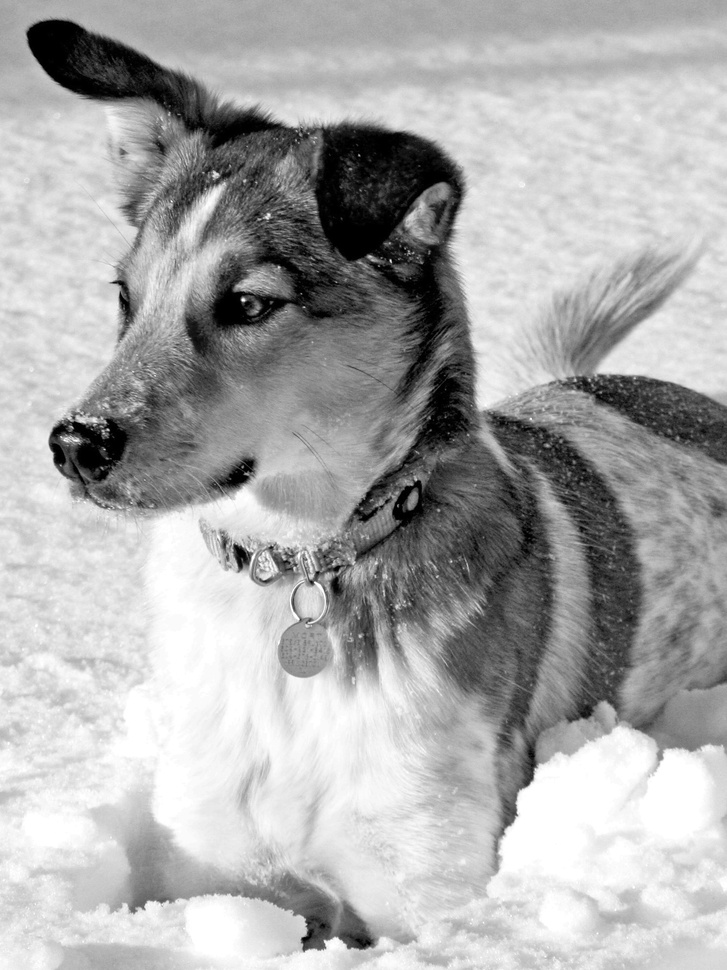
#> input picture data/dog.jpg, 727 x 970 px, shrunk from 1500 x 2000 before the run
$ jupyter execute chapter_1_SVD.ipynb
#> lines starting #> are read from the running program, lines starting #| are printed output that depends on the picture
[cell 1]
import numpy as np

* Unitary Matrix: A unitary matrix is a square matrix of complex numbers, whose inverse is equal to its conjugate transpose. Alternatively, the product of the unitary matrix and the conjugate transpose of a unitary matrix is equal to the identity matrix. This also means the conjugate transpose is same as its inverse.
* Non-Singular Matrix:The determinant of a non singular matrix is a a non zero value. For a square matrix A = [abcd]
, the condition of it being a non singular matrix is|A| =ad - bc ≠ 0.
* Invertible Matrix: The matrix whose inverse matrix can be computed, is called an invertible matrix. The inverse of a matrix A is A-1 = Adj A/|A|.
* Conjugate Matrix: The conjugate matrix of a given matrix is obtained by replacing the corresponding elements of the given matrix, with their complex conjugates.
* Transpose Matrix: The transpose of a matrix A is represented as AT, and the transpose of a matrix is obtained by changing the rows into columns and columns into rows for a given matrix.
* Orthogonal Matrix: If the product of a matrix and its transpose is an identity matrix, then it is called an orthogonal matrix. A.AT = I.
* Hermitian Matrix: A hermitian matrix is a square matrix, which is equal to its conjugate transpose matrix. The non-diagonal elements of a hermitian matrix are all complex numbers. A=¯AT
.

Unitary Matrix
https://www.cuemath.com/algebra/unitary-matrix/

[cell 2]
A = np.array([
  [1/np.sqrt(2), 1/np.sqrt(2)],
  [1j/np.sqrt(2), -1j/np.sqrt(2)]
  ])

A_conjugate = np.conjugate(A)
A_conjugate.T @ A

Computing SVD

[cell 3]
import numpy as np

X = np.random.rand(5, 3) # Create random data matrix
U, S, V = np.linalg.svd(X, full_matrices=True) # Full SVD
Uhat, Shat, Vhat = np.linalg.svd(X, full_matrices=False) # Economy SVD

Frobenius Norm

The Frobenius norm is a matrix norm of an m x n matrix A, defined as the square of the sum of the absolute squares of its elements.
* https://mathworld.wolfram.com/FrobeniusNorm.html
* https://numpy.org/doc/stable/reference/generated/numpy.linalg.norm.html

[cell 4]
A = np.array([[1, 2], [3, 4]])
frobenius_norm = np.linalg.norm(A, 'fro')
frobenius_norm

Dyadic (Outer Product)
* https://math.fandom.com/wiki/Dyadic
* https://numpy.org/doc/stable/reference/generated/numpy.outer.html

The outer product of two column vectors A and B is A @ B.T

[cell 5]
import numpy as np

A = np.array(['a', 'b', 'c'], dtype=object)
B = np.array([1, 2, 3])
outer = np.outer(A, B)
outer

Dyadic Sum

[cell 6]
import numpy as np

A = np.array([[1, 2], [3, 4]], dtype=object)
B = np.array([[5, 6], [7, 8]])
Diag = np.array([[2, 0], [0, 3]])
A @ Diag @ B

[cell 7]
dyadic_sum = 2 * np.outer(A[:, 0], B.T[:, 0]) + 3 * np.outer(A[:, 1], B.T[:, 1])
dyadic_sum

[cell 8]
import cv2
import matplotlib.pyplot as plt

A = cv2.imread("./data/dog.jpg") # BGR
#> A is the input picture: shape (970, 727, 3); min 0, max 255, mean 171
X = cv2.cvtColor(A, cv2.COLOR_BGR2GRAY) # gray
plt.subplot(121),plt.imshow(A, cmap = 'gray'),plt.title('Input')
plt.subplot(122),plt.imshow(X, cmap = 'gray'),plt.title('Output')
plt.show()
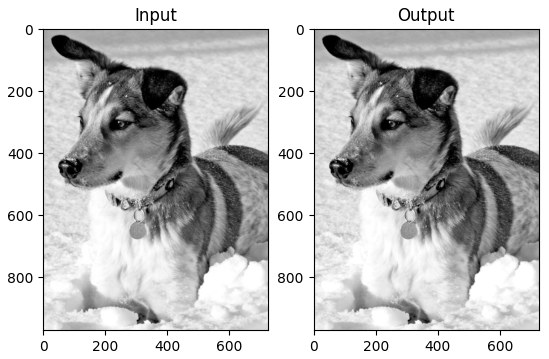
#> figure drawn by matplotlib, 2 panels

[cell 9]
import numpy as np

u, s, vh = np.linalg.svd(X, full_matrices=False)
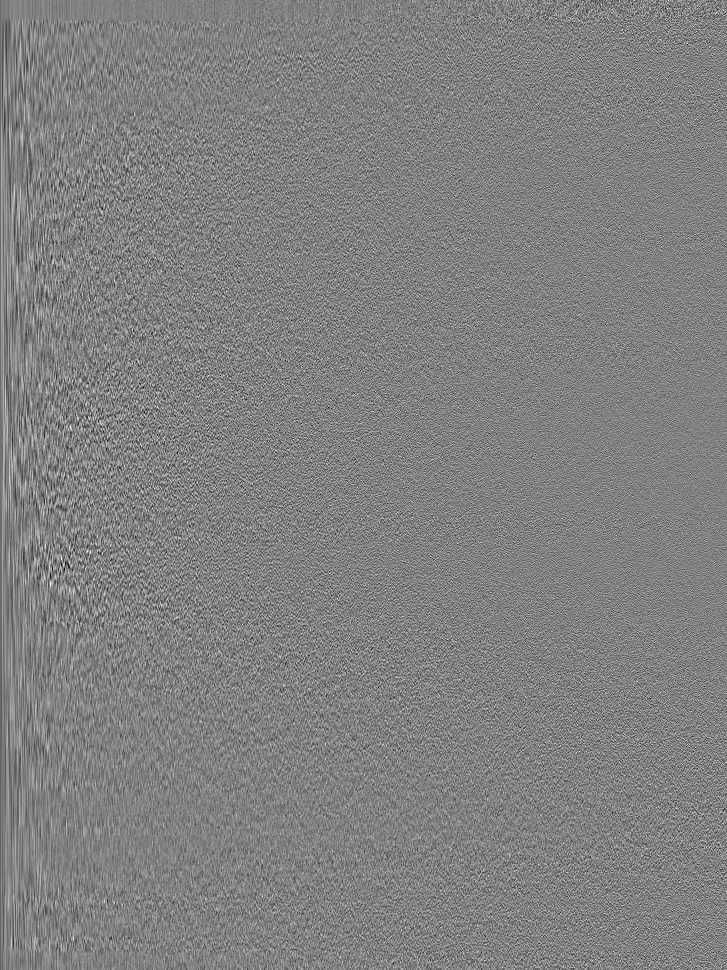
#> u: shape (970, 727) float64; min -0.183, max 0.178, mean -3.4e-05; drawn with min black and max white
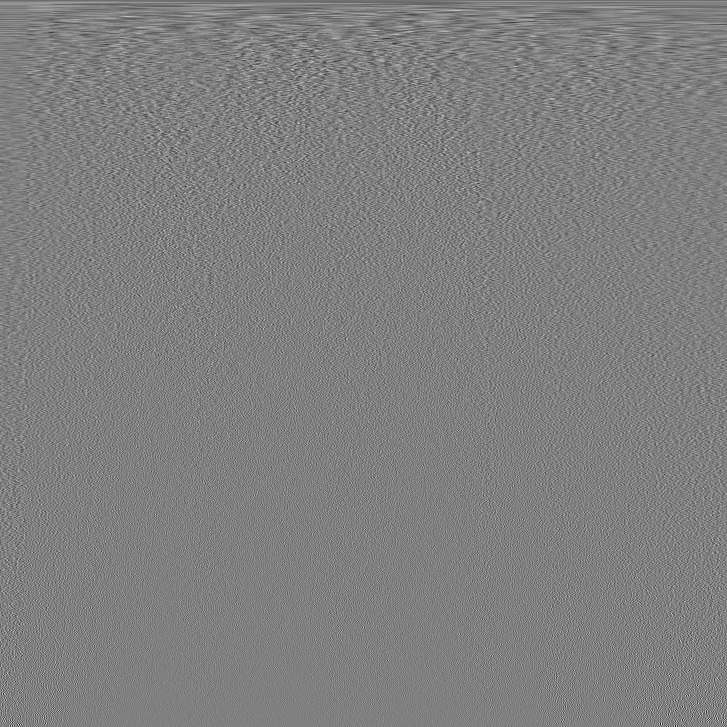
#> vh: shape (727, 727) float64; min -0.292, max 0.29, mean -5.95e-05; drawn with min black and max white
#> s = 727 values, max 146958.1 at index 0, min 6.91 at index 726, mean 676.4
smat = np.diag(s)

[cell 10]
{'u': u.shape, 's': s.shape, 'vh(V.T)': vh.shape, 'smat': smat.shape}

[cell 11]
rec = u @ smat @ vh
plt.imshow(rec, cmap='gray')

[cell 12]
fig, axes = plt.subplots(nrows=2, ncols=2, figsize=(15, 24))

axis = axes[0][0]
axis.imshow(A, cmap='gray')
axis.set_title('Original')
axis.axis('off')

i = 1

for r in [5, 20, 100]:
  Xapprox = u[:, :r] @ smat[:r, :r] @ vh[:r, :]
  axis = axes[i//2][i%2]
  axis.imshow(Xapprox, cmap='gray')
  axis.set_title(str(r))
  axis.axis('off')

  i += 1
#> this loop made 3 passes
#> pass 1, `Xapprox = u[:, :r] @ smat[:r, :r] @ vh[:r, :]`:
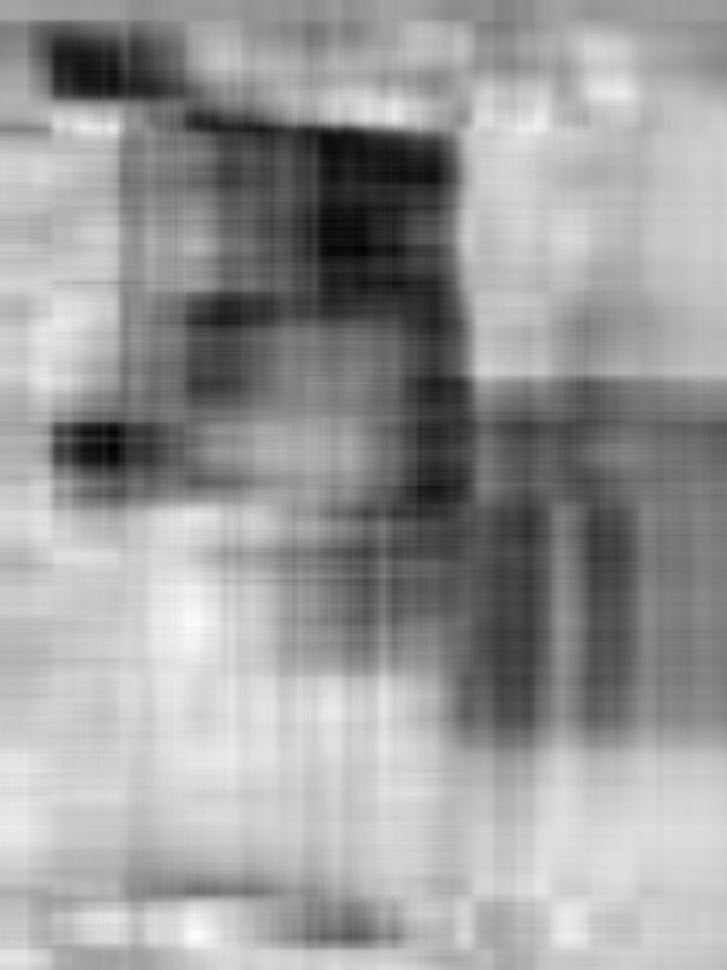
#> Xapprox: shape (970, 727) float64; min -4.92, max 285.2, mean 171; drawn with min black and max white
#> pass 2, `Xapprox = u[:, :r] @ smat[:r, :r] @ vh[:r, :]`:
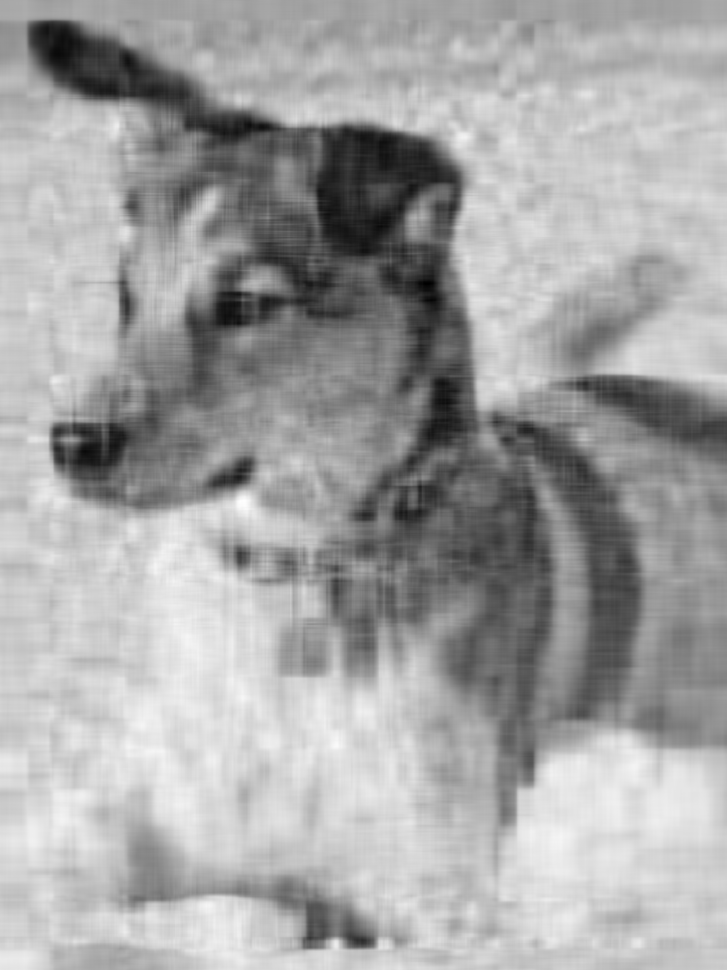
#> Xapprox: shape (970, 727) float64; min -37.09, max 285.5, mean 171; drawn with min black and max white
#> after the loop, i = 4

[cell 13]
plt.subplot(121), plt.semilogy(smat, 'k')
plt.subplot(122), plt.plot(np.cumsum(smat) / np.sum(smat), 'k')
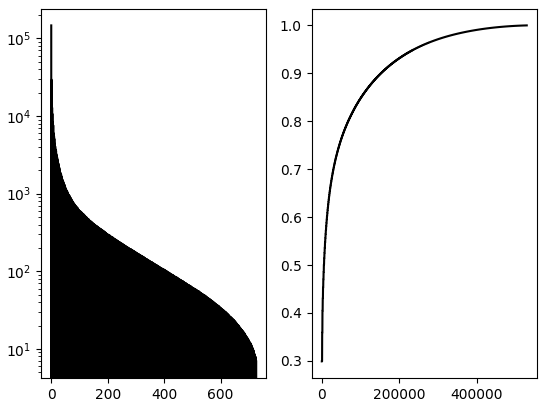
#> figure drawn by matplotlib, 2 panels; panel 1: curve peaks at x = 0, y = 146958.1; panel 1: curve peaks at x = 1, y = 29466.9; panel 1: curve peaks at x = 2, y = 22608; panel 2: curve peaks at x = 528528, y = 1
